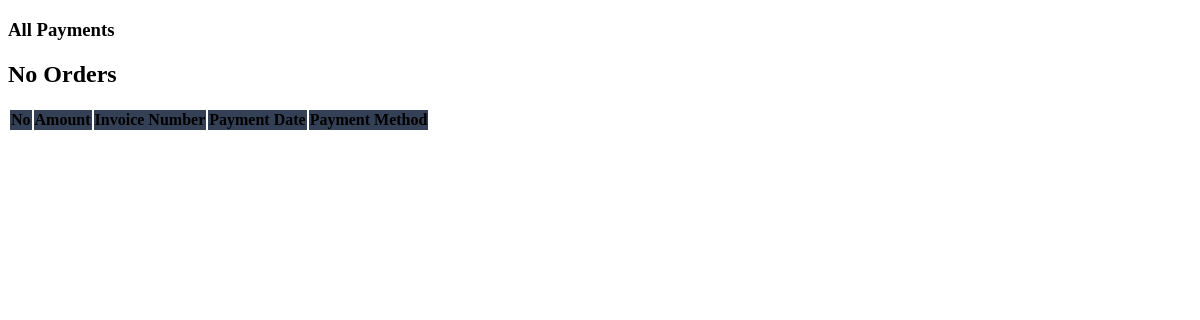
Before: /admin/view_payments.php with the older database file.
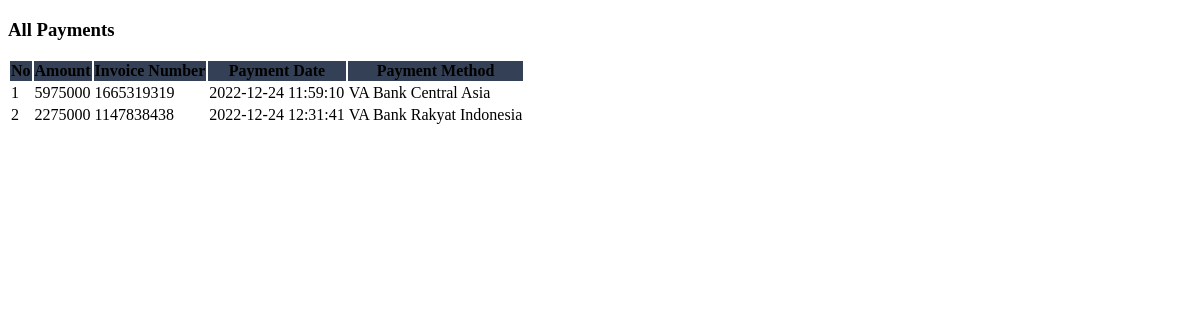
After: the same page with the newer database file.
### tables this page shows
CREATE TABLE `user_payments` (
  `payment_id` int(11) NOT NULL AUTO_INCREMENT,
  `order_id` int(11) DEFAULT NULL,
  `invoice_number` int(11) DEFAULT NULL,
  `amount` int(11) DEFAULT NULL,
  `payment_mode` varchar(255) DEFAULT NULL,
  `date` timestamp NOT NULL DEFAULT current_timestamp() ON UPDATE current_timestamp(),
  PRIMARY KEY (`payment_id`),
  KEY `order_id` (`order_id`),
  CONSTRAINT `user_payments_ibfk_1` FOREIGN KEY (`order_id`) REFERENCES `user_table` (`user_id`) ON DELETE CASCADE ON UPDATE CASCADE
);

### admin/view_payments.php (the view, shortened to what this page needs)
<!DOCTYPE html>
<html lang="en">
<head>
</head>
<body>
    <h3 class="text-center">All Payments</h3>
        <table class="table table-bordered mt-3" >
            <thead style="background-color: #344055;" class="text-white text-center">
                <th>No</th>
                <th>Amount</th>
                <th>Invoice Number</th>
                <th>Payment Date</th>
                <th>Payment Method</th>
            </thead>
            <tbody>
            <?php
                $get_order = "SELECT * FROM `user_payments`";
                $run_get_order = mysqli_query($conn,$get_order);
                $order_number = mysqli_num_rows($run_get_order);
                if($order_number==0){
                    echo "<h2 class='text-center'>No Orders</h2>";
                }else{
                    $no = 0;
                    while ($data_order = mysqli_fetch_assoc($run_get_order)){
                        $amount_due = $data_order['amount'];
                        $invoice_number = $data_order['invoice_number'];
                        $order_date = $data_order['date'];
                        $payment_method = $data_order['payment_mode'];
                        $no++;?>
                        <tr>
                            <td><?php echo $no ?></td>
                            <td><?php echo $amount_due?></td>
                            <td><?php echo $invoice_number ?></td>
                            <td><?php echo $order_date ?></td>
                            <td><?php echo $payment_method ?></td>
                        </tr>
                    <?php
                    }
                }
            ?>
            </tbody>
        </table>
</body>
</html>

Changed rows visible on the page:
added user_payments: amount "5975000", invoice_number "1665319319", date "2022-12-24 11:59:10", payment_mode "VA Bank Central Asia"
added user_payments: amount "2275000", invoice_number "1147838438", date "2022-12-24 12:31:41", payment_mode "VA Bank Rakyat Indonesia"
Other visible differences:
text no longer shown: "No Orders"
